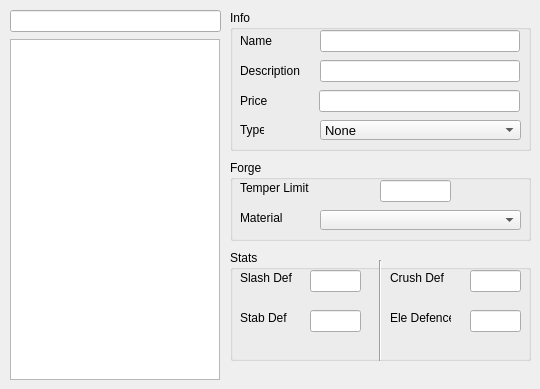
      <widget class="QWidget" name="armours_tab">
       <attribute name="title">
        <string>Armours</string>
       </attribute>
       <widget class="QTableView" name="armour_tableView">
        <property name="geometry">
         <rect>
          <x>10</x>
          <y>39</y>
          <width>210</width>
          <height>341</height>
         </rect>
        </property>
        <property name="wordWrap">
         <bool>false</bool>
        </property>
       </widget>
       <widget class="QGroupBox" name="armour_info_groupBox">
        <property name="geometry">
         <rect>
          <x>230</x>
          <y>10</y>
          <width>301</width>
          <height>141</height>
         </rect>
        </property>
        <property name="title">
         <string>Info</string>
        </property>
        <widget class="QLabel" name="armour_name_label">
         <property name="geometry">
          <rect>
           <x>10</x>
           <y>20</y>
           <width>32</width>
           <height>22</height>
          </rect>
         </property>
         <property name="text">
          <string>Name</string>
         </property>
        </widget>
        <widget class="QLineEdit" name="armour_name_lineEdit">
         <property name="geometry">
          <rect>
           <x>90</x>
           <y>20</y>
           <width>200</width>
           <height>22</height>
          </rect>
         </property>
         <property name="toolTip">
          <string>The armour's name</string>
         </property>
        </widget>
        <widget class="QLabel" name="armour_description_label">
         <property name="geometry">
          <rect>
           <x>10</x>
           <y>50</y>
           <width>60</width>
           <height>22</height>
          </rect>
         </property>
         <property name="text">
          <string>Description</string>
         </property>
        </widget>
        <widget class="QLineEdit" name="armour_description_lineEdit">
         <property name="geometry">
          <rect>
           <x>90</x>
           <y>50</y>
           <width>200</width>
           <height>22</height>
          </rect>
         </property>
         <property name="toolTip">
          <string>The armour's description</string>
         </property>
        </widget>
        <widget class="QLabel" name="armour_type_label">
         <property name="geometry">
          <rect>
           <x>10</x>
           <y>110</y>
           <width>24</width>
           <height>20</height>
          </rect>
         </property>
         <property name="text">
          <string>Type</string>
         </property>
        </widget>
        <widget class="QComboBox" name="armour_type_combo">
         <property name="geometry">
          <rect>
           <x>90</x>
           <y>110</y>
           <width>201</width>
           <height>20</height>
          </rect>
         </property>
         <property name="font">
          <font>
           <family>MS UI Gothic</family>
           <pointsize>10</pointsize>
          </font>
         </property>
         <property name="toolTip">
          <string>The armour's type</string>
         </property>
         <item>
          <property name="text">
           <string>None</string>
          </property>
         </item>
         <item>
          <property name="text">
           <string>Helm</string>
          </property>
         </item>
         <item>
          <property name="text">
           <string>Hat</string>
          </property>
         </item>
         <item>
          <property name="text">
           <string>Armour</string>
          </property>
         </item>
         <item>
          <property name="text">
           <string>Robe</string>
          </property>
         </item>
         <item>
          <property name="text">
           <string>Boots</string>
          </property>
         </item>
         <item>
          <property name="text">
           <string>Sandals</string>
          </property>
         </item>
         <item>
          <property name="text">
           <string>Gloves</string>
          </property>
         </item>
         <item>
          <property name="text">
           <string>Special Head</string>
          </property>
         </item>
         <item>
          <property name="text">
           <string>Special Body</string>
          </property>
         </item>
         <item>
          <property name="text">
           <string>Special Leg</string>
          </property>
         </item>
        </widget>
        <widget class="QLabel" name="armour_price_label">
         <property name="geometry">
          <rect>
           <x>10</x>
           <y>80</y>
           <width>31</width>
           <height>22</height>
          </rect>
         </property>
         <property name="text">
          <string>Price</string>
         </property>
        </widget>
        <widget class="QLineEdit" name="armour_price_lineEdit">
         <property name="geometry">
          <rect>
           <x>89</x>
           <y>80</y>
           <width>201</width>
           <height>22</height>
          </rect>
         </property>
         <property name="toolTip">
          <string>The armour's buy price</string>
         </property>
        </widget>
       </widget>
       <widget class="QGroupBox" name="armour_forge_groupBox">
        <property name="geometry">
         <rect>
          <x>230</x>
          <y>160</y>
          <width>301</width>
          <height>81</height>
         </rect>
        </property>
        <property name="title">
         <string>Forge</string>
        </property>
        <widget class="QLabel" name="armour_temper_label">
         <property name="geometry">
          <rect>
           <x>10</x>
           <y>20</y>
           <width>81</width>
           <height>16</height>
          </rect>
         </property>
         <property name="text">
          <string>Temper Limit</string>
         </property>
        </widget>
        <widget class="QLabel" name="armour_material_label">
         <property name="geometry">
          <rect>
           <x>10</x>
           <y>50</y>
           <width>51</width>
           <height>16</height>
          </rect>
         </property>
         <property name="text">
          <string>Material</string>
         </property>
        </widget>
        <widget class="QLineEdit" name="armour_temper_lineEdit">
         <property name="geometry">
          <rect>
           <x>150</x>
           <y>20</y>
           <width>71</width>
           <height>22</height>
          </rect>
         </property>
         <property name="toolTip">
          <string>How many times the armour can be tempered</string>
         </property>
        </widget>
        <widget class="QComboBox" name="armour_material_combo">
         <property name="geometry">
          <rect>
           <x>90</x>
           <y>50</y>
           <width>201</width>
           <height>20</height>
          </rect>
         </property>
         <property name="font">
          <font>
           <family>MS UI Gothic</family>
           <pointsize>10</pointsize>
          </font>
         </property>
         <property name="toolTip">
          <string>The armour's material; also defines its element</string>
         </property>
        </widget>
       </widget>
       <widget class="QGroupBox" name="weapon_stats_groupBox_2">
        <property name="geometry">
         <rect>
          <x>230</x>
          <y>250</y>
          <width>301</width>
          <height>111</height>
         </rect>
        </property>
        <property name="title">
         <string>Stats</string>
        </property>
        <widget class="QLabel" name="armour_slash_label">
         <property name="geometry">
          <rect>
           <x>10</x>
           <y>20</y>
           <width>61</width>
           <height>16</height>
          </rect>
         </property>
         <property name="text">
          <string>Slash Def</string>
         </property>
        </widget>
        <widget class="QLabel" name="armour_stab_label">
         <property name="geometry">
          <rect>
           <x>10</x>
           <y>60</y>
           <width>51</width>
           <height>16</height>
          </rect>
         </property>
         <property name="text">
          <string>Stab Def</string>
         </property>
        </widget>
        <widget class="QLabel" name="armour_crush_label">
         <property name="geometry">
          <rect>
           <x>160</x>
           <y>20</y>
           <width>61</width>
           <height>16</height>
          </rect>
         </property>
         <property name="text">
          <string>Crush Def</string>
         </property>
        </widget>
        <widget class="QLabel" name="armour_ele_label">
         <property name="geometry">
          <rect>
           <x>160</x>
           <y>60</y>
           <width>61</width>
           <height>16</height>
          </rect>
         </property>
         <property name="text">
          <string>Ele Defence</string>
         </property>
        </widget>
        <widget class="QLineEdit" name="armour_slash_lineEdit">
         <property name="geometry">
          <rect>
           <x>80</x>
           <y>20</y>
           <width>51</width>
           <height>22</height>
          </rect>
         </property>
         <property name="toolTip">
          <string>How many times the weapon can be tempered</string>
         </property>
        </widget>
        <widget class="QLineEdit" name="armour_crush_lineEdit">
         <property name="geometry">
          <rect>
           <x>240</x>
           <y>20</y>
           <width>51</width>
           <height>22</height>
          </rect>
         </property>
         <property name="toolTip">
          <string>How many times the weapon can be tempered</string>
         </property>
        </widget>
        <widget class="QLineEdit" name="armour_stab_lineEdit">
         <property name="geometry">
          <rect>
           <x>80</x>
           <y>60</y>
           <width>51</width>
           <height>22</height>
          </rect>
         </property>
         <property name="toolTip">
          <string>How many times the weapon can be tempered</string>
         </property>
        </widget>
        <widget class="QLineEdit" name="armour_ele_lineEdit">
         <property name="geometry">
          <rect>
           <x>240</x>
           <y>60</y>
           <width>51</width>
           <height>22</height>
          </rect>
         </property>
         <property name="toolTip">
          <string>How many times the weapon can be tempered</string>
         </property>
        </widget>
        <widget class="Line" name="armour_stats_line">
         <property name="geometry">
          <rect>
           <x>130</x>
           <y>10</y>
           <width>41</width>
           <height>101</height>
          </rect>
         </property>
         <property name="orientation">
          <enum>Qt::Orientation::Vertical</enum>
         </property>
        </widget>
       </widget>
       <widget class="QLineEdit" name="armour_search_lineEdit">
        <property name="geometry">
         <rect>
          <x>10</x>
          <y>10</y>
          <width>211</width>
          <height>22</height>
         </rect>
        </property>
        <property name="toolTip">
         <string>Search bar</string>
        </property>
       </widget>
      </widget>
